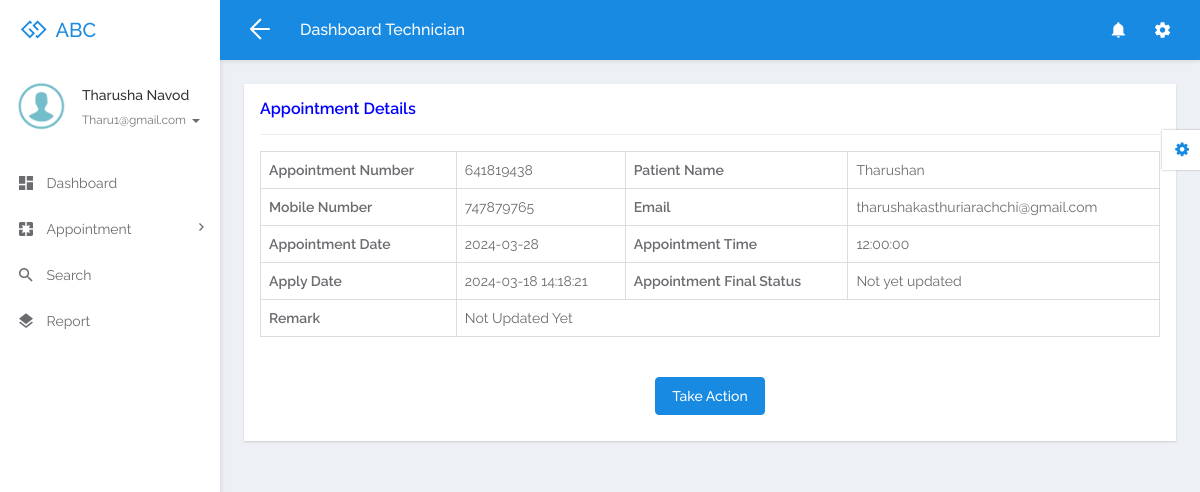
The app's page /technician/view-appointment-detail.php?editid=24&aptid=641819438 (signed in) with its own data.
### tables this page shows
CREATE TABLE `tbltechnician` (
  `ID` int(5) NOT NULL,
  `FullName` varchar(250) DEFAULT NULL,
  `MobileNumber` bigint(10) DEFAULT NULL,
  `Email` varchar(250) DEFAULT NULL,
  `Password` varchar(259) DEFAULT NULL,
  `CreationDate` timestamp NULL DEFAULT current_timestamp()
);

CREATE TABLE `tblappointmentp` (
  `ID` int(10) NOT NULL,
  `AppointmentNumber` int(10) DEFAULT NULL,
  `Name` varchar(250) DEFAULT NULL,
  `MobileNumber` bigint(20) DEFAULT NULL,
  `Email` varchar(250) DEFAULT NULL,
  `AppointmentDate` date DEFAULT NULL,
  `AppointmentTime` time DEFAULT NULL,
  `Test` varchar(250) DEFAULT NULL,
  `Message` mediumtext DEFAULT NULL,
  `ApplyDate` timestamp NULL DEFAULT current_timestamp(),
  `Remark` varchar(250) DEFAULT NULL,
  `Status` varchar(250) DEFAULT NULL,
  `UpdationDate` timestamp NULL DEFAULT NULL ON UPDATE current_timestamp(),
  `patientID` int(10) DEFAULT NULL
);

### technician/view-appointment-detail.php (the view, shortened to what this page needs)
<?php
include('includes/dbconnection.php');
if (strlen($_SESSION['damsid']==0)) {
  header('location:logout.php');
  } else{
  ?>
<!DOCTYPE html>
<html lang="en">
<head>
	<link rel="stylesheet" href="libs/bower/font-awesome/css/font-awesome.min.css">
	<link rel="stylesheet" href="libs/bower/material-design-iconic-font/dist/css/material-design-iconic-font.css">
	<link rel="stylesheet" href="libs/bower/animate.css/animate.min.css">
	<link rel="stylesheet" href="libs/bower/fullcalendar/dist/fullcalendar.min.css">
	<link rel="stylesheet" href="libs/bower/perfect-scrollbar/css/perfect-scrollbar.css">
	<link rel="stylesheet" href="assets/css/bootstrap.css">
	<link rel="stylesheet" href="assets/css/core.css">
	<link rel="stylesheet" href="assets/css/app.css">
</head>
<body class="menubar-left menubar-unfold menubar-light theme-primary">
<?php include_once('includes/sidebar.php');?>
<main id="app-main" class="app-main">
  <div class="wrap">
	<section class="app-content">
		<div class="row">
			<div class="col-md-12">
				<div class="widget">
					<header class="widget-header">
						<h4 class="widget-title" style="color: blue">Appointment Details</h4>
					</header>
					<hr class="widget-separator">
					<div class="widget-body">
						<div class="table-responsive">
							<?php
                  $eid=$_GET['editid'];
$sql="SELECT * from tblappointmentp  where ID=:eid";
$query = $dbh -> prepare($sql);
$query-> bindParam(':eid', $eid, PDO::PARAM_STR);
$query->execute();
$results=$query->fetchAll(PDO::FETCH_OBJ);
$cnt=1;
if($query->rowCount() > 0)
{
foreach($results as $row)
{               ?>
							<table border="1" class="table table-bordered mg-b-0">
                                            <tr>
    <th>Appointment Number</th>
    <td><?php  echo $aptno=($row->AppointmentNumber);?></td>
    <th>Patient Name</th>
    <td><?php  echo $row->Name;?></td>
  </tr>
  <tr>
    <th>Mobile Number</th>
    <td><?php  echo $row->MobileNumber;?></td>
    <th>Email</th>
    <td><?php  echo $row->Email;?></td>
  </tr>
   <tr>
    <th>Appointment Date</th>
    <td><?php  echo $row->AppointmentDate;?></td>
    <th>Appointment Time</th>
    <td><?php  echo $row->AppointmentTime;?></td>
  </tr>
  <tr>
    <th>Apply Date</th>
    <td><?php  echo $row->ApplyDate;?></td>
     <th>Appointment Final Status</th>
    <td colspan="4"> <?php  $status=$row->Status;
if($row->Status=="")
{
  echo "Not yet updated";
}
     ;?></td>
  </tr>
   <tr>
<th >Remark</th>
 <?php if($row->Remark==""){ ?>
                     <td colspan="3"><?php echo "Not Updated Yet"; ?></td>
<?php } else { ?>                  <td colspan="3"> <?php  echo htmlentities($row->Remark);?>
                  </td>
                  <?php } ?>
  </tr>
<?php $cnt=$cnt+1;}} ?>
</table>
<br>
<?php
if ($status=="" ){
?>
<p align="center"  style="padding-top: 20px">
 <button class="btn btn-primary waves-effect waves-light w-lg" data-toggle="modal" data-target="#myModal">Take Action</button></p>
<?php } ?>
					</div>
				</div>
			</div>
		</div>
	</section>
</div>
</main>
<?php include_once('includes/customizer.php');?>
</body>
</html>
<?php }  ?>

### technician/includes/sidebar.php (shortened to what this page needs)
<aside id="menubar" class="menubar light">
  <div class="app-user">
    <div class="media">
      <div class="media-left">
        <div class="avatar avatar-md avatar-circle">
          <a href="javascript:void(0)"><img class="img-responsive" src="assets/images/images.png" alt="avatar"/></a>
        </div>
      </div>
      <div class="media-body">
        <div class="foldable">
          <?php
$pid=$_SESSION['damsid'];
$sql="SELECT FullName,Email from  tbltechnician where ID=:pid";
$query = $dbh -> prepare($sql);
$query->bindParam(':pid',$pid,PDO::PARAM_STR);
$query->execute();
$results=$query->fetchAll(PDO::FETCH_OBJ);
foreach($results as $row)
{
$email=$row->Email;
$fname=$row->FullName;
}   ?>
          <h5><a href="javascript:void(0)" class="username"><?php  echo $fname ;?></a></h5>
          <ul>
            <li class="dropdown">
              <a href="javascript:void(0)" class="dropdown-toggle usertitle" data-toggle="dropdown" aria-haspopup="true" aria-expanded="false">
                <small><?php  echo $email;?></small>
                <span class="caret"></span>
              </a>
            </li>
          </ul>
        </div>
      </div>
    </div>
  </div>
  <div class="menubar-scroll">
    <div class="menubar-scroll-inner">
      <ul class="app-menu">
        <li class="has-submenu">
          <a href="dashboard.php">
            <i class="menu-icon zmdi zmdi-view-dashboard zmdi-hc-lg"></i>
            <span class="menu-text">Dashboard</span>
          </a>
        </li>
       <li class="has-submenu">
          <a href="javascript:void(0)" class="submenu-toggle">
            <i class="menu-icon zmdi zmdi-pages zmdi-hc-lg"></i>
            <span class="menu-text">Appointment</span>
            <i class="menu-caret zmdi zmdi-hc-sm zmdi-chevron-right"></i>
          </a>
        </li>
        <li>
          <a href="search.php">
            <i class="menu-icon zmdi zmdi-search zmdi-hc-lg"></i>
            <span class="menu-text">Search</span>
          </a>
        </li>
        <li>
          <a href="appointment-bwdates.php">
            <i class="menu-icon zmdi zmdi-layers zmdi-hc-lg"></i>
            <span class="menu-text">Report</span>
          </a>
        </li>
      </ul>
    </div>
  </div>
</aside>

### records on screen
tbltechnician: FullName "Tharusha Navod", Email "Tharu1@gmail.com"
tblappointmentp: AppointmentNumber "641819438", Name "Tharushan", MobileNumber "747879765", Email "tharushakasthuriarachchi@gmail.com", AppointmentDate "2024-03-28", AppointmentTime "12:00:00", ApplyDate "2024-03-18 14:18:21", shows "Not yet updated", shows "Not Updated Yet"
